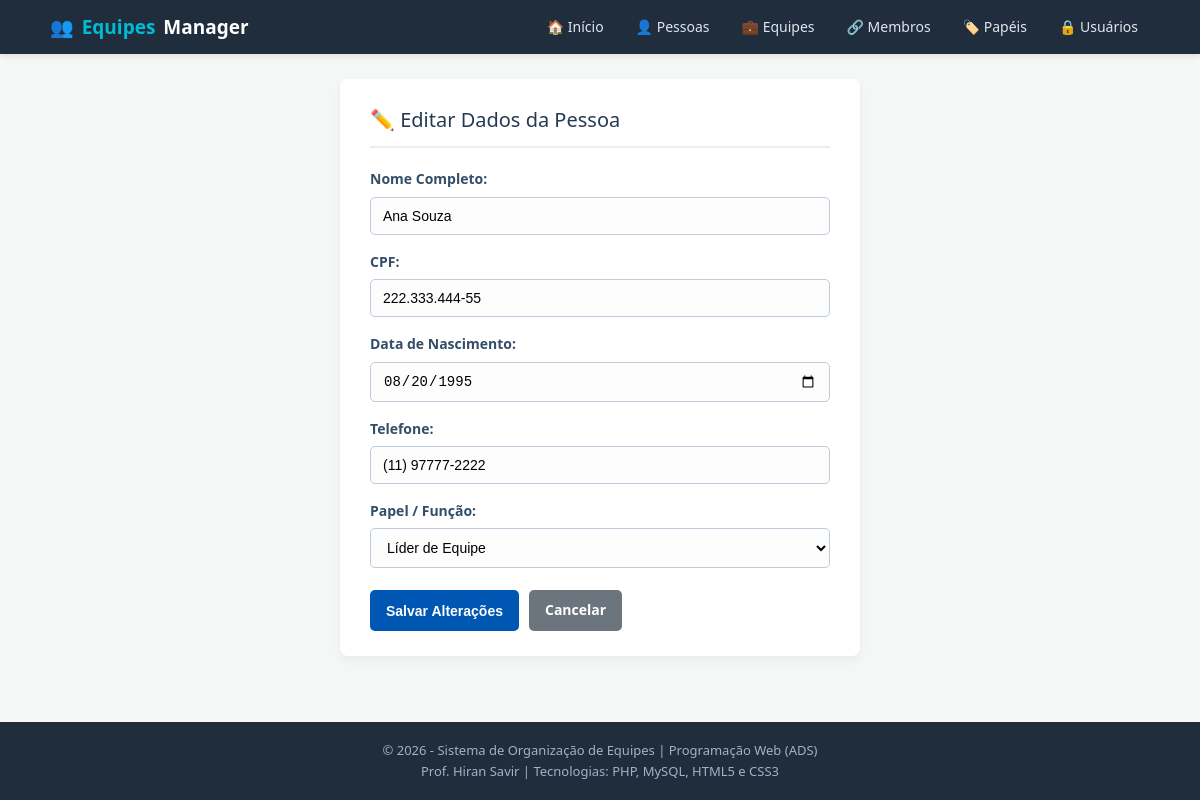
/editar_pessoa.php?id=2, run on the app's committed database.
### tables this page shows
CREATE TABLE `tbPessoas` (
    `pessoa_id` INT NOT NULL AUTO_INCREMENT,
    `nome` VARCHAR(200) NOT NULL,
    `cpf` VARCHAR(14) NOT NULL,
    `nascimento` DATE NOT NULL,
    `telefone` VARCHAR(20) NOT NULL,
    `pessoa_tipo_id` INT NOT NULL,
    `atualizado_por` INT NOT NULL DEFAULT 1,
    `atualizado_em` DATE NOT NULL,
    PRIMARY KEY (`pessoa_id`),
    UNIQUE KEY `uk_pessoa_cpf` (`cpf`),
    CONSTRAINT `fk_pessoas_tipo` FOREIGN KEY (`pessoa_tipo_id`) REFERENCES `tbPessoaTipo` (`pessoa_tipo_id`)
);

CREATE TABLE `tbPessoaTipo` (
    `pessoa_tipo_id` INT NOT NULL AUTO_INCREMENT,
    `descricao` VARCHAR(200) NOT NULL,
    PRIMARY KEY (`pessoa_tipo_id`),
    UNIQUE KEY `uk_tipo_descricao` (`descricao`)
);

### editar_pessoa.php (the view, shortened to what this page needs)
<?php
require_once 'conexao.php';
$id = isset($_GET['id']) ? (int)$_GET['id'] : 0;
try {
    $stmt = $pdo->prepare("SELECT * FROM tbPessoas WHERE pessoa_id = ?");
    $stmt->execute([$id]);
    $pessoa = $stmt->fetch(PDO::FETCH_ASSOC);
    $tipos = $pdo->query("SELECT * FROM tbPessoaTipo ORDER BY descricao ASC")->fetchAll();
} catch (PDOException $erro) {
    die("Erro ao carregar dados para edição: " . $erro->getMessage());
}
require_once 'header.php';
?>
<div class="card formulario-box">
    <div class="card-titulo">
        <span>✏️ Editar Dados da Pessoa</span>
    </div>
    <form action="salvar_pessoa_edicao.php" method="POST">
        <div class="form-grupo">
            <label for="nome">Nome Completo:</label>
            <input type="text" id="nome" name="nome" value="<?php echo htmlspecialchars($pessoa['nome']); ?>" required>
        </div>
        <div class="form-grupo">
            <label for="cpf">CPF:</label>
            <input type="text" id="cpf" name="cpf" maxlength="14" value="<?php echo htmlspecialchars($pessoa['cpf']); ?>" required>
        </div>
        <div class="form-grupo">
            <label for="nascimento">Data de Nascimento:</label>
            <input type="date" id="nascimento" name="nascimento" max="<?php echo date('Y-m-d'); ?>" value="<?php echo $pessoa['nascimento']; ?>" required>
        </div>
        <div class="form-grupo">
            <label for="telefone">Telefone:</label>
            <input type="text" id="telefone" name="telefone" value="<?php echo htmlspecialchars($pessoa['telefone']); ?>" required>
        </div>
        <div class="form-grupo">
            <label for="pessoa_tipo_id">Papel / Função:</label>
            <select id="pessoa_tipo_id" name="pessoa_tipo_id" required>
                <?php foreach ($tipos as $t): ?>
                    <option value="<?php echo $t['pessoa_tipo_id']; ?>" <?php if ($t['pessoa_tipo_id'] == $pessoa['pessoa_tipo_id']) echo 'selected'; ?>>
                        <?php echo htmlspecialchars($t['descricao']); ?>
                    </option>
                <?php endforeach; ?>
            </select>
        </div>
        <div class="form-acoes">
            <input type="submit" value="Salvar Alterações" class="btn btn-azul">
            <a href="listar_pessoas.php" class="btn btn-cinza">Cancelar</a>
        </div>
    </form>
</div>
<?php require_once 'footer.php'; ?>

### estilo.css (style rules this page uses)
* { box-sizing: border-box; margin: 0; padding: 0; }
body { font-family: 'Segoe UI', Arial, sans-serif; background-color: #f4f7f6; color: #333333; line-height: 1.6; display: flex; flex-direction: column; min-height: 100vh; }
.card { background-color: #ffffff; padding: 25px 30px; border-radius: 8px; box-shadow: 0 4px 10px rgba(0, 0, 0, 0.05); margin-bottom: 25px; }
.card-titulo { font-size: 20px; color: #243b53; margin-bottom: 20px; border-bottom: 2px solid #eaedf1; padding-bottom: 10px; display: flex; justify-content: space-between; align-items: center; flex-wrap: wrap; gap: 10px; }
.btn { display: inline-block; padding: 9px 16px; color: #ffffff; text-decoration: none; border-radius: 5px; font-size: 14px; font-weight: bold; border: none; cursor: pointer; text-align: center; transition: opacity 0.2s, background-color 0.2s; }
.btn-azul { background-color: #0056b3; }
.btn-cinza { background-color: #6c757d; }
.formulario-box { max-width: 520px; margin: 0 auto; }
.form-grupo { margin-bottom: 16px; }
.form-grupo label { display: block; font-weight: 600; margin-bottom: 6px; color: #334e68; font-size: 14px; }
.form-grupo input[type="text"], .form-grupo input[type="password"], .form-grupo input[type="date"], .form-grupo input[type="number"], .form-grupo select { width: 100%; padding: 10px 12px; border: 1px solid #bcccdc; border-radius: 5px; font-size: 14px; background-color: #fdfdfd; }
.form-acoes { display: flex; gap: 10px; margin-top: 22px; }

### data on the page
tbpessoas: nome "Ana Souza", cpf "222.333.444-55", nascimento "08/20/1995", telefone "(11) 97777-2222", pessoa_tipo_id "Líder de Equipe"
